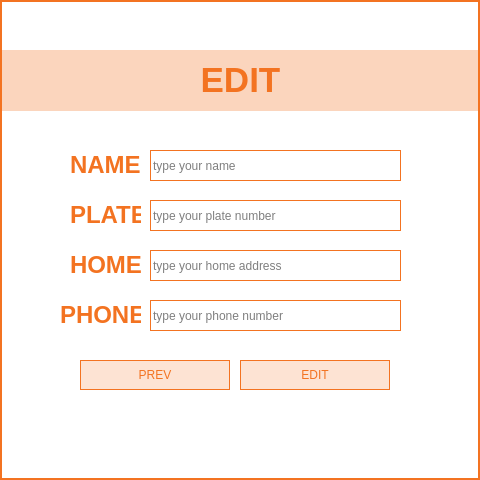
<?xml version="1.0" encoding="UTF-8"?>
<ui version="4.0">
 <class>EditDialog</class>
 <widget class="QDialog" name="EditDialog">
  <property name="geometry">
   <rect>
    <x>0</x>
    <y>0</y>
    <width>480</width>
    <height>480</height>
   </rect>
  </property>
  <property name="windowTitle">
   <string>Dialog</string>
  </property>
  <property name="styleSheet">
   <string notr="true">background-color:rgb(255, 255, 255);
border:2px solid rgb(243,115,33);</string>
  </property>
  <widget class="QLineEdit" name="lineEdit_name">
   <property name="geometry">
    <rect>
     <x>150</x>
     <y>150</y>
     <width>251</width>
     <height>31</height>
    </rect>
   </property>
   <property name="styleSheet">
    <string notr="true">	color:  rgb(0, 0, 0);
	background:white;
	border:1px solid rgb(243,115,33);
	font: 500 12pt &quot;Quicksand Medium&quot;;</string>
   </property>
   <property name="placeholderText">
    <string>type your name</string>
   </property>
  </widget>
  <widget class="QLineEdit" name="lineEdit_plate">
   <property name="geometry">
    <rect>
     <x>150</x>
     <y>200</y>
     <width>251</width>
     <height>31</height>
    </rect>
   </property>
   <property name="styleSheet">
    <string notr="true">	color:  rgb(0, 0, 0);
	background:white;
	border:1px solid rgb(243,115,33);
	font: 500 12pt &quot;Quicksand Medium&quot;;</string>
   </property>
   <property name="placeholderText">
    <string>type your plate number</string>
   </property>
  </widget>
  <widget class="QLineEdit" name="lineEdit_home">
   <property name="geometry">
    <rect>
     <x>150</x>
     <y>250</y>
     <width>251</width>
     <height>31</height>
    </rect>
   </property>
   <property name="styleSheet">
    <string notr="true">	color:  rgb(0, 0, 0);
	background:white;
	border:1px solid rgb(243,115,33);
	font: 500 12pt &quot;Quicksand Medium&quot;;</string>
   </property>
   <property name="placeholderText">
    <string>type your home address</string>
   </property>
  </widget>
  <widget class="QLineEdit" name="lineEdit_phone">
   <property name="geometry">
    <rect>
     <x>150</x>
     <y>300</y>
     <width>251</width>
     <height>31</height>
    </rect>
   </property>
   <property name="styleSheet">
    <string notr="true">	color:  rgb(0, 0, 0);
	background:white;
	border:1px solid rgb(243,115,33);
	font: 500 12pt &quot;Quicksand Medium&quot;;</string>
   </property>
   <property name="placeholderText">
    <string>type your phone number</string>
   </property>
  </widget>
  <widget class="QPushButton" name="pushButton_prev">
   <property name="geometry">
    <rect>
     <x>80</x>
     <y>360</y>
     <width>150</width>
     <height>30</height>
    </rect>
   </property>
   <property name="styleSheet">
    <string notr="true">QPushButton{
	font: 300 bold 13pt &quot;Quicksand Light&quot;;
	color:  rgb(243,115,33);
	background:rgba(243,115,33,0.2);
	border:1px solid rgb(243,115,33);
}
QPushButton:hover {
	color:  rgb(255, 255, 255);
	background-color:rgba(243,115,33,0.3);
	border:1px solid rgb(243,115,33);
	font: 500 12pt &quot;Quicksand Medium&quot;;
}</string>
   </property>
   <property name="text">
    <string>PREV</string>
   </property>
  </widget>
  <widget class="QPushButton" name="pushButton_edit">
   <property name="geometry">
    <rect>
     <x>240</x>
     <y>360</y>
     <width>150</width>
     <height>30</height>
    </rect>
   </property>
   <property name="styleSheet">
    <string notr="true">QPushButton{
	font: 300 bold 13pt &quot;Quicksand Light&quot;;
	color:  rgb(243,115,33);
	background:rgba(243,115,33,0.2);
	border:1px solid rgb(243,115,33);
}
QPushButton:hover {
	color:  rgb(255, 255, 255);
	background-color:rgba(243,115,33,0.3);
	border:1px solid rgb(243,115,33);
	font: 500 12pt &quot;Quicksand Medium&quot;;
}</string>
   </property>
   <property name="text">
    <string>EDIT</string>
   </property>
  </widget>
  <widget class="QLabel" name="label_title">
   <property name="geometry">
    <rect>
     <x>0</x>
     <y>50</y>
     <width>481</width>
     <height>61</height>
    </rect>
   </property>
   <property name="styleSheet">
    <string notr="true">	color:  rgb(243,115,33);
	background-color: rgba(243,115,33,0.3);
	border:none;
	font: 500 9pt &quot;Quicksand Medium&quot;;</string>
   </property>
   <property name="text">
    <string>&lt;html&gt;&lt;head/&gt;&lt;body&gt;&lt;p&gt;&lt;span style=&quot; font-size:26pt; font-weight:700;&quot;&gt;EDIT&lt;/span&gt;&lt;/p&gt;&lt;/body&gt;&lt;/html&gt;</string>
   </property>
   <property name="alignment">
    <set>Qt::AlignmentFlag::AlignCenter</set>
   </property>
  </widget>
  <widget class="QLabel" name="label_name">
   <property name="geometry">
    <rect>
     <x>70</x>
     <y>150</y>
     <width>71</width>
     <height>31</height>
    </rect>
   </property>
   <property name="styleSheet">
    <string notr="true">	color:  rgb(243,115,33);
	background-color: none;
	border:none;
	font: 500 9pt &quot;Quicksand Medium&quot;;</string>
   </property>
   <property name="text">
    <string>&lt;html&gt;&lt;head/&gt;&lt;body&gt;&lt;p&gt;&lt;span style=&quot; font-size:18pt; font-weight:700;&quot;&gt;NAME&lt;/span&gt;&lt;/p&gt;&lt;/body&gt;&lt;/html&gt;</string>
   </property>
  </widget>
  <widget class="QLabel" name="label_plate">
   <property name="geometry">
    <rect>
     <x>70</x>
     <y>200</y>
     <width>71</width>
     <height>31</height>
    </rect>
   </property>
   <property name="styleSheet">
    <string notr="true">	color:  rgb(243,115,33);
	background-color: none;
	border:none;
	font: 500 9pt &quot;Quicksand Medium&quot;;</string>
   </property>
   <property name="text">
    <string>&lt;html&gt;&lt;head/&gt;&lt;body&gt;&lt;p&gt;&lt;span style=&quot; font-size:18pt; font-weight:700;&quot;&gt;PLATE&lt;/span&gt;&lt;/p&gt;&lt;/body&gt;&lt;/html&gt;</string>
   </property>
  </widget>
  <widget class="QLabel" name="label_home">
   <property name="geometry">
    <rect>
     <x>70</x>
     <y>250</y>
     <width>71</width>
     <height>31</height>
    </rect>
   </property>
   <property name="styleSheet">
    <string notr="true">	color:  rgb(243,115,33);
	background-color: none;
	border:none;
	font: 500 9pt &quot;Quicksand Medium&quot;;</string>
   </property>
   <property name="text">
    <string>&lt;html&gt;&lt;head/&gt;&lt;body&gt;&lt;p&gt;&lt;span style=&quot; font-size:18pt; font-weight:700;&quot;&gt;HOME&lt;/span&gt;&lt;/p&gt;&lt;/body&gt;&lt;/html&gt;</string>
   </property>
  </widget>
  <widget class="QLabel" name="label_phone">
   <property name="geometry">
    <rect>
     <x>60</x>
     <y>300</y>
     <width>81</width>
     <height>31</height>
    </rect>
   </property>
   <property name="styleSheet">
    <string notr="true">	color:  rgb(243,115,33);
	background-color: none;
	border:none;
	font: 500 9pt &quot;Quicksand Medium&quot;;</string>
   </property>
   <property name="text">
    <string>&lt;html&gt;&lt;head/&gt;&lt;body&gt;&lt;p&gt;&lt;span style=&quot; font-size:18pt; font-weight:700;&quot;&gt;PHONE&lt;/span&gt;&lt;/p&gt;&lt;/body&gt;&lt;/html&gt;</string>
   </property>
  </widget>
 </widget>
 <resources/>
 <connections/>
</ui>
